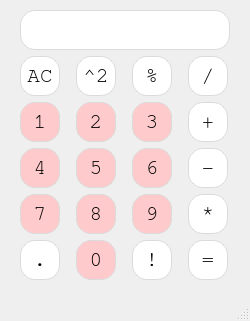
<?xml version="1.0" encoding="UTF-8"?>
<ui version="4.0">
 <class>MainWindow</class>
 <widget class="QMainWindow" name="MainWindow">
  <property name="geometry">
   <rect>
    <x>0</x>
    <y>0</y>
    <width>250</width>
    <height>321</height>
   </rect>
  </property>
  <property name="font">
   <font>
    <family>FreeMono</family>
    <pointsize>16</pointsize>
    <weight>50</weight>
    <italic>false</italic>
    <bold>false</bold>
   </font>
  </property>
  <property name="cursor">
   <cursorShape>PointingHandCursor</cursorShape>
  </property>
  <property name="mouseTracking">
   <bool>false</bool>
  </property>
  <property name="windowTitle">
   <string>Калькулятор</string>
  </property>
  <property name="windowIcon">
   <iconset>
    <normaloff>../Изображения/img_457687.png</normaloff>../Изображения/img_457687.png</iconset>
  </property>
  <property name="autoFillBackground">
   <bool>false</bool>
  </property>
  <widget class="QWidget" name="centralwidget">
   <widget class="QWidget" name="verticalLayoutWidget">
    <property name="geometry">
     <rect>
      <x>10</x>
      <y>10</y>
      <width>231</width>
      <height>271</height>
     </rect>
    </property>
    <layout class="QVBoxLayout" name="verticalLayout">
     <item>
      <layout class="QHBoxLayout" name="horizontalLayout">
       <item>
        <widget class="QLineEdit" name="lineEdit">
         <property name="maximumSize">
          <size>
           <width>210</width>
           <height>40</height>
          </size>
         </property>
         <property name="styleSheet">
          <string notr="true">border: 1px solid rgb(220, 218, 218); 
border-radius: 15px; 
background-color: rgb(255, 255, 255);</string>
         </property>
        </widget>
       </item>
      </layout>
     </item>
     <item>
      <layout class="QHBoxLayout" name="horizontalLayout_5">
       <item>
        <widget class="QPushButton" name="pushButton_AC">
         <property name="maximumSize">
          <size>
           <width>40</width>
           <height>40</height>
          </size>
         </property>
         <property name="styleSheet">
          <string notr="true">QPushButton:hover{
	background-color:qlineargradient(spread:pad, x1:0, y1:0, x2:1, y2:0, stop:0 rgba(230, 230, 230, 255), stop:1 rgba(255, 255, 255, 255));
}
QPushButton{
	border: 1px solid rgb(220, 218, 218); 
	border-radius: 15px; 
	background-color: rgb(255, 255, 255);
}
</string>
         </property>
         <property name="text">
          <string>AC</string>
         </property>
         <property name="autoRepeatDelay">
          <number>294</number>
         </property>
        </widget>
       </item>
       <item>
        <widget class="QPushButton" name="pushButton_square">
         <property name="maximumSize">
          <size>
           <width>40</width>
           <height>40</height>
          </size>
         </property>
         <property name="styleSheet">
          <string notr="true">QPushButton:hover{
	background-color:qlineargradient(spread:pad, x1:0, y1:0, x2:1, y2:0, stop:0 rgba(230, 230, 230, 255), stop:1 rgba(255, 255, 255, 255));
}
QPushButton{
	border: 1px solid rgb(220, 218, 218); 
	border-radius: 15px; 
	background-color: rgb(255, 255, 255);
}
</string>
         </property>
         <property name="text">
          <string>^2</string>
         </property>
        </widget>
       </item>
       <item>
        <widget class="QPushButton" name="pushButton_percent">
         <property name="maximumSize">
          <size>
           <width>40</width>
           <height>40</height>
          </size>
         </property>
         <property name="styleSheet">
          <string notr="true">QPushButton:hover{
	background-color:qlineargradient(spread:pad, x1:0, y1:0, x2:1, y2:0, stop:0 rgba(230, 230, 230, 255), stop:1 rgba(255, 255, 255, 255));
}
QPushButton{
	border: 1px solid rgb(220, 218, 218); 
	border-radius: 15px; 
	background-color: rgb(255, 255, 255);
}
</string>
         </property>
         <property name="text">
          <string>%</string>
         </property>
        </widget>
       </item>
       <item>
        <widget class="QPushButton" name="pushButton_div">
         <property name="maximumSize">
          <size>
           <width>40</width>
           <height>40</height>
          </size>
         </property>
         <property name="styleSheet">
          <string notr="true">QPushButton:hover{
	background-color:qlineargradient(spread:pad, x1:0, y1:0, x2:1, y2:0, stop:0 rgba(230, 230, 230, 255), stop:1 rgba(255, 255, 255, 255));
}
QPushButton{
	border: 1px solid rgb(220, 218, 218); 
	border-radius: 15px; 
	background-color: rgb(255, 255, 255);
}
</string>
         </property>
         <property name="text">
          <string>/</string>
         </property>
        </widget>
       </item>
      </layout>
     </item>
     <item>
      <layout class="QHBoxLayout" name="horizontalLayout_7">
       <item>
        <widget class="QPushButton" name="pushButton_1">
         <property name="maximumSize">
          <size>
           <width>40</width>
           <height>40</height>
          </size>
         </property>
         <property name="styleSheet">
          <string notr="true">QPushButton::hover{
	background-color: qradialgradient(spread:repeat, cx:0.5, cy:0.5, radius:0.734, fx:0.5, fy:0.505682, stop:0.596154 rgba(255, 242, 242, 246), stop:1 rgba(209, 209, 209, 210)); 
	border-radius: 15px; 
}
QPushButton:focus { outline: 0 }
QPushButton{
	border: 1px solid rgb(220, 218, 218); 
	border-radius: 15px; 
	background-color: rgb(255, 202, 203);
}</string>
         </property>
         <property name="text">
          <string>1</string>
         </property>
         <property name="autoRepeatDelay">
          <number>294</number>
         </property>
        </widget>
       </item>
       <item>
        <widget class="QPushButton" name="pushButton_2">
         <property name="maximumSize">
          <size>
           <width>40</width>
           <height>40</height>
          </size>
         </property>
         <property name="styleSheet">
          <string notr="true">QPushButton::hover{
	background-color: qradialgradient(spread:repeat, cx:0.5, cy:0.5, radius:0.734, fx:0.5, fy:0.505682, stop:0.596154 rgba(255, 242, 242, 246), stop:1 rgba(209, 209, 209, 210)); 
	border-radius: 15px; 
}
QPushButton:focus { outline: 0 }
QPushButton{
	border: 1px solid rgb(220, 218, 218); 
	border-radius: 15px; 
	background-color: rgb(255, 202, 203);
}</string>
         </property>
         <property name="text">
          <string>2</string>
         </property>
        </widget>
       </item>
       <item>
        <widget class="QPushButton" name="pushButton_3">
         <property name="maximumSize">
          <size>
           <width>40</width>
           <height>40</height>
          </size>
         </property>
         <property name="styleSheet">
          <string notr="true">QPushButton::hover{
	background-color: qradialgradient(spread:repeat, cx:0.5, cy:0.5, radius:0.734, fx:0.5, fy:0.505682, stop:0.596154 rgba(255, 242, 242, 246), stop:1 rgba(209, 209, 209, 210)); 
	border-radius: 15px; 
}
QPushButton:focus { outline: 0 }
QPushButton{
	border: 1px solid rgb(220, 218, 218); 
	border-radius: 15px; 
	background-color: rgb(255, 202, 203);
}</string>
         </property>
         <property name="text">
          <string>3</string>
         </property>
        </widget>
       </item>
       <item>
        <widget class="QPushButton" name="pushButton_add">
         <property name="maximumSize">
          <size>
           <width>40</width>
           <height>40</height>
          </size>
         </property>
         <property name="styleSheet">
          <string notr="true">QPushButton:hover{
	background-color:qlineargradient(spread:pad, x1:0, y1:0, x2:1, y2:0, stop:0 rgba(230, 230, 230, 255), stop:1 rgba(255, 255, 255, 255));
}
QPushButton{
	border: 1px solid rgb(220, 218, 218); 
	border-radius: 15px; 
	background-color: rgb(255, 255, 255);
}
</string>
         </property>
         <property name="text">
          <string>+</string>
         </property>
        </widget>
       </item>
      </layout>
     </item>
     <item>
      <layout class="QHBoxLayout" name="horizontalLayout_2">
       <item>
        <widget class="QPushButton" name="pushButton_4">
         <property name="maximumSize">
          <size>
           <width>40</width>
           <height>40</height>
          </size>
         </property>
         <property name="styleSheet">
          <string notr="true">QPushButton::hover{
	background-color: qradialgradient(spread:repeat, cx:0.5, cy:0.5, radius:0.734, fx:0.5, fy:0.505682, stop:0.596154 rgba(255, 242, 242, 246), stop:1 rgba(209, 209, 209, 210)); 
	border-radius: 15px; 
}
QPushButton:focus { outline: 0 }
QPushButton{
	border: 1px solid rgb(220, 218, 218); 
	border-radius: 15px; 
	background-color: rgb(255, 202, 203);
}</string>
         </property>
         <property name="text">
          <string>4</string>
         </property>
        </widget>
       </item>
       <item>
        <widget class="QPushButton" name="pushButton_5">
         <property name="maximumSize">
          <size>
           <width>40</width>
           <height>40</height>
          </size>
         </property>
         <property name="styleSheet">
          <string notr="true">QPushButton::hover{
	background-color: qradialgradient(spread:repeat, cx:0.5, cy:0.5, radius:0.734, fx:0.5, fy:0.505682, stop:0.596154 rgba(255, 242, 242, 246), stop:1 rgba(209, 209, 209, 210)); 
	border-radius: 15px; 
}
QPushButton:focus { outline: 0 }
QPushButton{
	border: 1px solid rgb(220, 218, 218); 
	border-radius: 15px; 
	background-color: rgb(255, 202, 203);
}</string>
         </property>
         <property name="text">
          <string>5</string>
         </property>
        </widget>
       </item>
       <item>
        <widget class="QPushButton" name="pushButton_6">
         <property name="maximumSize">
          <size>
           <width>40</width>
           <height>40</height>
          </size>
         </property>
         <property name="styleSheet">
          <string notr="true">QPushButton::hover{
	background-color: qradialgradient(spread:repeat, cx:0.5, cy:0.5, radius:0.734, fx:0.5, fy:0.505682, stop:0.596154 rgba(255, 242, 242, 246), stop:1 rgba(209, 209, 209, 210)); 
	border-radius: 15px; 
}
QPushButton:focus { outline: 0 }
QPushButton{
	border: 1px solid rgb(220, 218, 218); 
	border-radius: 15px; 
	background-color: rgb(255, 202, 203);
}</string>
         </property>
         <property name="text">
          <string>6</string>
         </property>
        </widget>
       </item>
       <item>
        <widget class="QPushButton" name="pushButton_minus">
         <property name="maximumSize">
          <size>
           <width>40</width>
           <height>40</height>
          </size>
         </property>
         <property name="styleSheet">
          <string notr="true">QPushButton:hover{
	background-color:qlineargradient(spread:pad, x1:0, y1:0, x2:1, y2:0, stop:0 rgba(230, 230, 230, 255), stop:1 rgba(255, 255, 255, 255));
}
QPushButton{
	border: 1px solid rgb(220, 218, 218); 
	border-radius: 15px; 
	background-color: rgb(255, 255, 255);
}
</string>
         </property>
         <property name="text">
          <string>-</string>
         </property>
        </widget>
       </item>
      </layout>
     </item>
     <item>
      <layout class="QHBoxLayout" name="horizontalLayout_3">
       <item>
        <widget class="QPushButton" name="pushButton_7">
         <property name="maximumSize">
          <size>
           <width>40</width>
           <height>40</height>
          </size>
         </property>
         <property name="styleSheet">
          <string notr="true">QPushButton::hover{
	background-color: qradialgradient(spread:repeat, cx:0.5, cy:0.5, radius:0.734, fx:0.5, fy:0.505682, stop:0.596154 rgba(255, 242, 242, 246), stop:1 rgba(209, 209, 209, 210)); 
	border-radius: 15px; 
}
QPushButton:focus { outline: 0 }
QPushButton{
	border: 1px solid rgb(220, 218, 218); 
	border-radius: 15px; 
	background-color: rgb(255, 202, 203);
}</string>
         </property>
         <property name="text">
          <string>7</string>
         </property>
         <property name="autoRepeatDelay">
          <number>294</number>
         </property>
        </widget>
       </item>
       <item>
        <widget class="QPushButton" name="pushButton_8">
         <property name="maximumSize">
          <size>
           <width>40</width>
           <height>40</height>
          </size>
         </property>
         <property name="styleSheet">
          <string notr="true">QPushButton::hover{
	background-color: qradialgradient(spread:repeat, cx:0.5, cy:0.5, radius:0.734, fx:0.5, fy:0.505682, stop:0.596154 rgba(255, 242, 242, 246), stop:1 rgba(209, 209, 209, 210)); 
	border-radius: 15px; 
}
QPushButton:focus { outline: 0 }
QPushButton{
	border: 1px solid rgb(220, 218, 218); 
	border-radius: 15px; 
	background-color: rgb(255, 202, 203);
}</string>
         </property>
         <property name="text">
          <string>8</string>
         </property>
         <property name="autoRepeatDelay">
          <number>294</number>
         </property>
        </widget>
       </item>
       <item>
        <widget class="QPushButton" name="pushButton_9">
         <property name="maximumSize">
          <size>
           <width>40</width>
           <height>40</height>
          </size>
         </property>
         <property name="styleSheet">
          <string notr="true">QPushButton::hover{
	background-color: qradialgradient(spread:repeat, cx:0.5, cy:0.5, radius:0.734, fx:0.5, fy:0.505682, stop:0.596154 rgba(255, 242, 242, 246), stop:1 rgba(209, 209, 209, 210)); 
	border-radius: 15px; 
}
QPushButton:focus { outline: 0 }
QPushButton{
	border: 1px solid rgb(220, 218, 218); 
	border-radius: 15px; 
	background-color: rgb(255, 202, 203);
}</string>
         </property>
         <property name="text">
          <string>9</string>
         </property>
        </widget>
       </item>
       <item>
        <widget class="QPushButton" name="pushButton_multiplication">
         <property name="maximumSize">
          <size>
           <width>40</width>
           <height>40</height>
          </size>
         </property>
         <property name="styleSheet">
          <string notr="true">QPushButton:hover{
	background-color:qlineargradient(spread:pad, x1:0, y1:0, x2:1, y2:0, stop:0 rgba(230, 230, 230, 255), stop:1 rgba(255, 255, 255, 255));
}
QPushButton{
	border: 1px solid rgb(220, 218, 218); 
	border-radius: 15px; 
	background-color: rgb(255, 255, 255);
}
</string>
         </property>
         <property name="text">
          <string>*</string>
         </property>
        </widget>
       </item>
      </layout>
     </item>
     <item>
      <layout class="QHBoxLayout" name="horizontalLayout_6">
       <item>
        <widget class="QPushButton" name="pushButton">
         <property name="maximumSize">
          <size>
           <width>40</width>
           <height>40</height>
          </size>
         </property>
         <property name="styleSheet">
          <string notr="true">QPushButton:hover{
	background-color:qlineargradient(spread:pad, x1:0, y1:0, x2:1, y2:0, stop:0 rgba(230, 230, 230, 255), stop:1 rgba(255, 255, 255, 255));
}
QPushButton{
	border: 1px solid rgb(220, 218, 218); 
	border-radius: 15px; 
	background-color: rgb(255, 255, 255);
}
</string>
         </property>
         <property name="text">
          <string>.</string>
         </property>
        </widget>
       </item>
       <item>
        <widget class="QPushButton" name="pushButton_0">
         <property name="maximumSize">
          <size>
           <width>40</width>
           <height>40</height>
          </size>
         </property>
         <property name="styleSheet">
          <string notr="true">QPushButton::hover{
	background-color: qradialgradient(spread:repeat, cx:0.5, cy:0.5, radius:0.734, fx:0.5, fy:0.505682, stop:0.596154 rgba(255, 242, 242, 246), stop:1 rgba(209, 209, 209, 210)); 
	border-radius: 15px; 
}
QPushButton:focus { outline: 0 }
QPushButton{
	border: 1px solid rgb(220, 218, 218); 
	border-radius: 15px; 
	background-color: rgb(255, 202, 203);
}</string>
         </property>
         <property name="text">
          <string>0</string>
         </property>
        </widget>
       </item>
       <item>
        <widget class="QPushButton" name="pushButton_factorial">
         <property name="maximumSize">
          <size>
           <width>40</width>
           <height>40</height>
          </size>
         </property>
         <property name="styleSheet">
          <string notr="true">QPushButton:hover{
	background-color:qlineargradient(spread:pad, x1:0, y1:0, x2:1, y2:0, stop:0 rgba(230, 230, 230, 255), stop:1 rgba(255, 255, 255, 255));
}
QPushButton{
	border: 1px solid rgb(220, 218, 218); 
	border-radius: 15px; 
	background-color: rgb(255, 255, 255);
}
</string>
         </property>
         <property name="text">
          <string>!</string>
         </property>
        </widget>
       </item>
       <item>
        <widget class="QPushButton" name="pushButton_equally">
         <property name="maximumSize">
          <size>
           <width>40</width>
           <height>40</height>
          </size>
         </property>
         <property name="styleSheet">
          <string notr="true">QPushButton:hover{
	background-color:qlineargradient(spread:pad, x1:0, y1:0, x2:1, y2:0, stop:0 rgba(230, 230, 230, 255), stop:1 rgba(255, 255, 255, 255));
}
QPushButton{
	border: 1px solid rgb(220, 218, 218); 
	border-radius: 15px; 
	background-color: rgb(255, 255, 255);
}
</string>
         </property>
         <property name="text">
          <string>=</string>
         </property>
        </widget>
       </item>
      </layout>
     </item>
    </layout>
   </widget>
  </widget>
  <widget class="QStatusBar" name="statusbar"/>
 </widget>
 <resources/>
 <connections/>
</ui>
